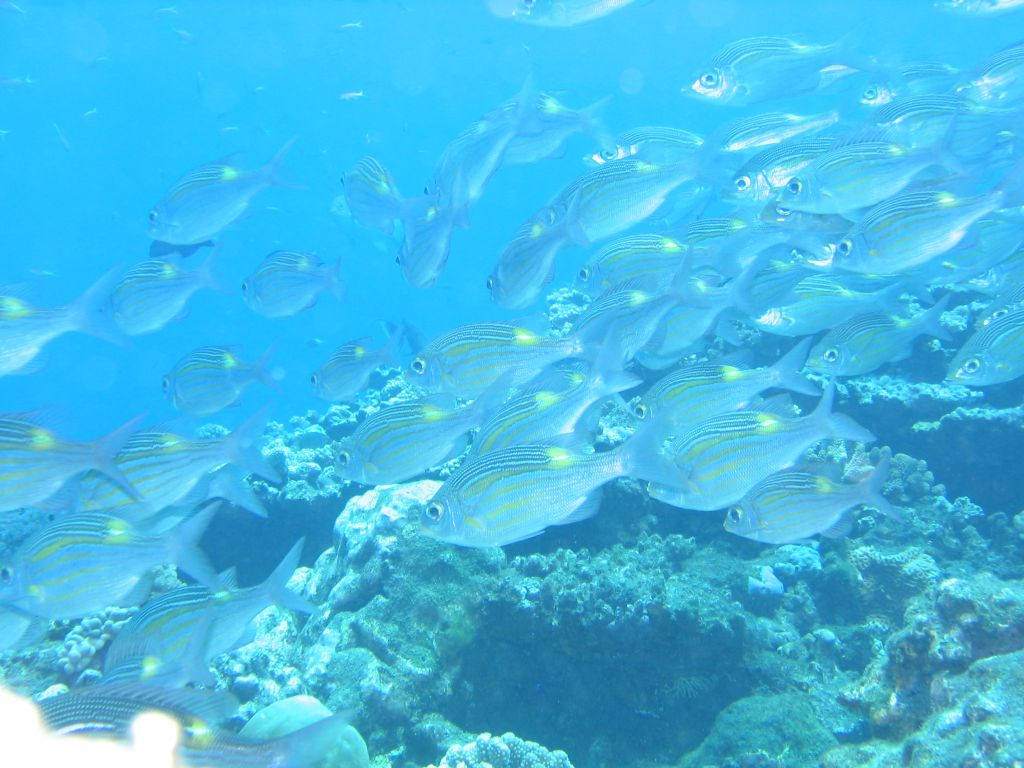
#> input picture Homework notebooks/(HW notebooks) netology Machine learning/12. Extract image features, search through images/data/inria/101800_sm.jpg, 1024 x 768 px, given in place of lena.png, which was not available
$ jupyter execute --allow-errors 'Image filtering.ipynb'   (shell and % lines are left out)   (older library calls are emulated)   (text cells are left out)
#> lines starting #> are read from the running program, lines starting #| are printed output that depends on the picture; pictures that were not available may be replaced by others from this repository, and a replacement may not be noted
[cell 1]
import cv2
import numpy as np

[cell 2]
img = cv2.imread('./lena.png')
#> img is the input picture: shape (768, 1024, 3); mean B, G, R 228.8, 185.7, 67.9

[cell 3]
from matplotlib import pyplot as plt

[cell 4]
plt.imshow(img[...,::-1]) # b g r -> r g b
plt.title('Размер изображения: %dx%dx%d' % img.shape)

[cell 5]
img_gray = cv2.cvtColor(img, cv2.COLOR_BGR2GRAY)

[cell 6]
img.dtype

[cell 7]
plt.imshow(img_gray, cmap='gray')

[cell 8]
sobel_x = np.array([[-1, 0, 1],
                    [-2, 0, 2],
                    [-1, 0, 1]])

sobel_y = np.array([[-1, -2, -1],
                    [ 0,  0,  0],
                    [ 1,  2,  1]])

[cell 9]
grad_x = cv2.filter2D(img_gray, cv2.CV_32F, sobel_x)
grad_y = cv2.filter2D(img_gray, cv2.CV_32F, sobel_y)
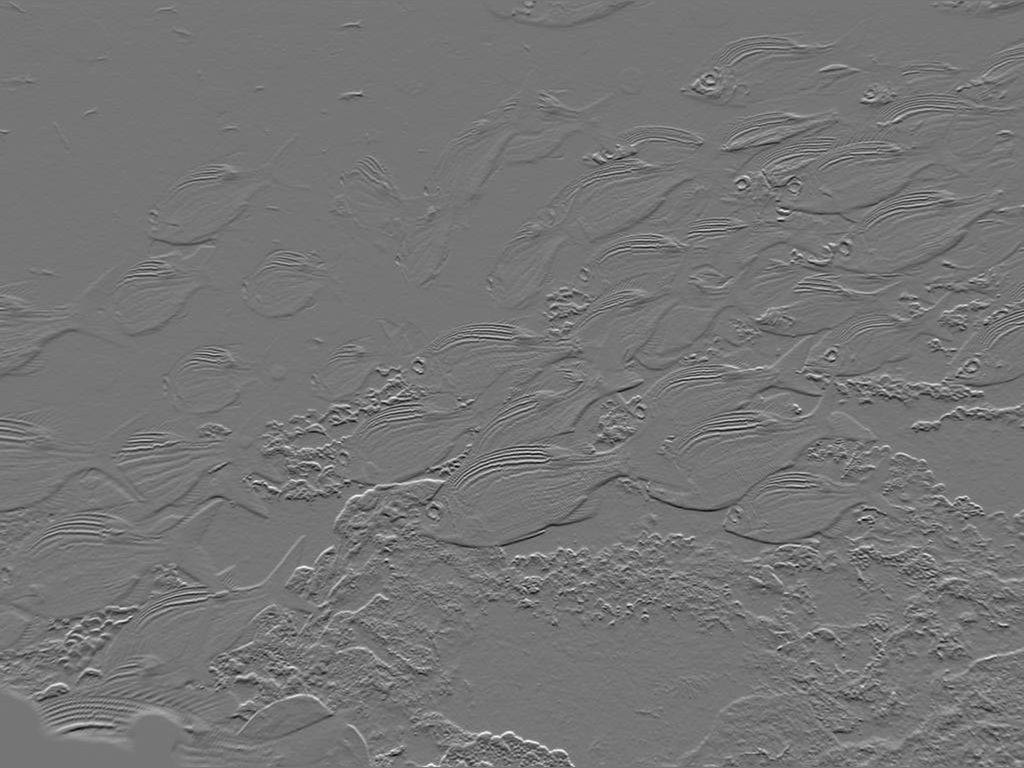
#> grad_y: shape (768, 1024) float32; min -370, max 432, mean 0; drawn with min black and max white

[cell 10]
grad_x # появились отрицательные значения, далее нормируем

[cell 11]
grad_x_norm = np.abs(grad_x)/np.max(np.abs(grad_x))
grad_y_norm = np.abs(grad_y)/np.max(np.abs(grad_y))

[cell 12]
grad_x_norm # нормировали от 0 до 1

[cell 13]
plt.figure(2, figsize=(12, 8))
plt.subplot(121)
plt.imshow(grad_x_norm, cmap='gray')
plt.title('Grad X')
plt.subplot(122)
plt.imshow(grad_y_norm, cmap='gray')
plt.title('Grad Y');

[cell 14]
grad = np.sqrt(grad_x ** 2 + grad_y ** 2)
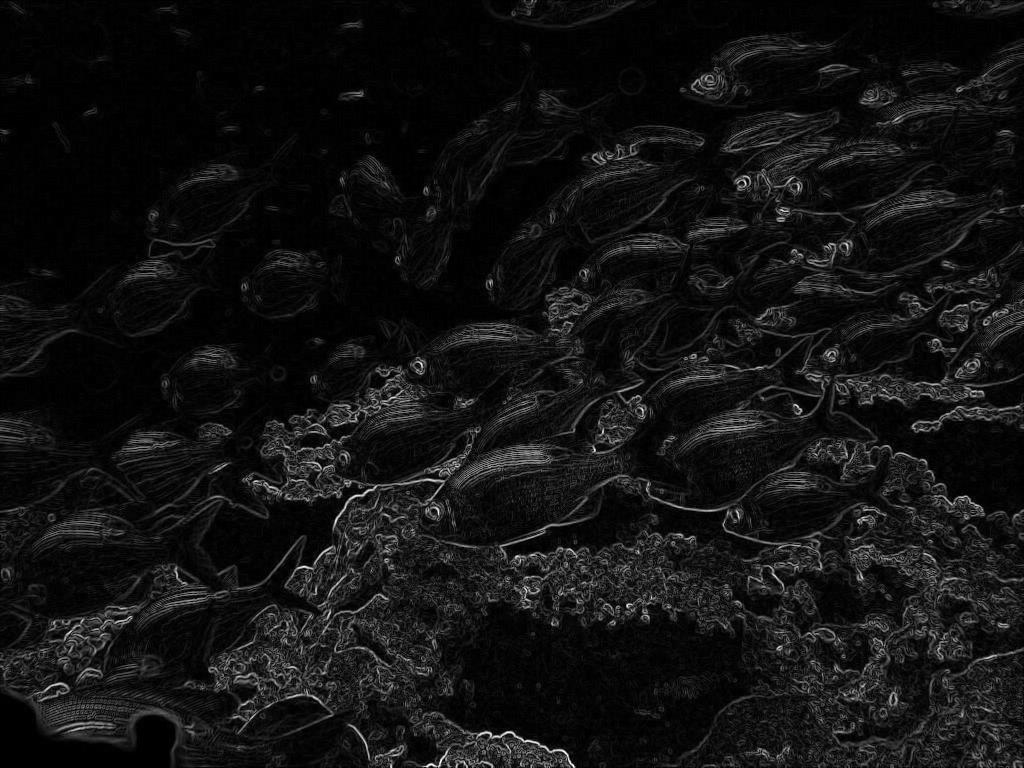
#> grad: shape (768, 1024) float32; min 0, max 451, mean 33.2; drawn with min black and max white
theta = np.arctan2(grad_y, grad_x)
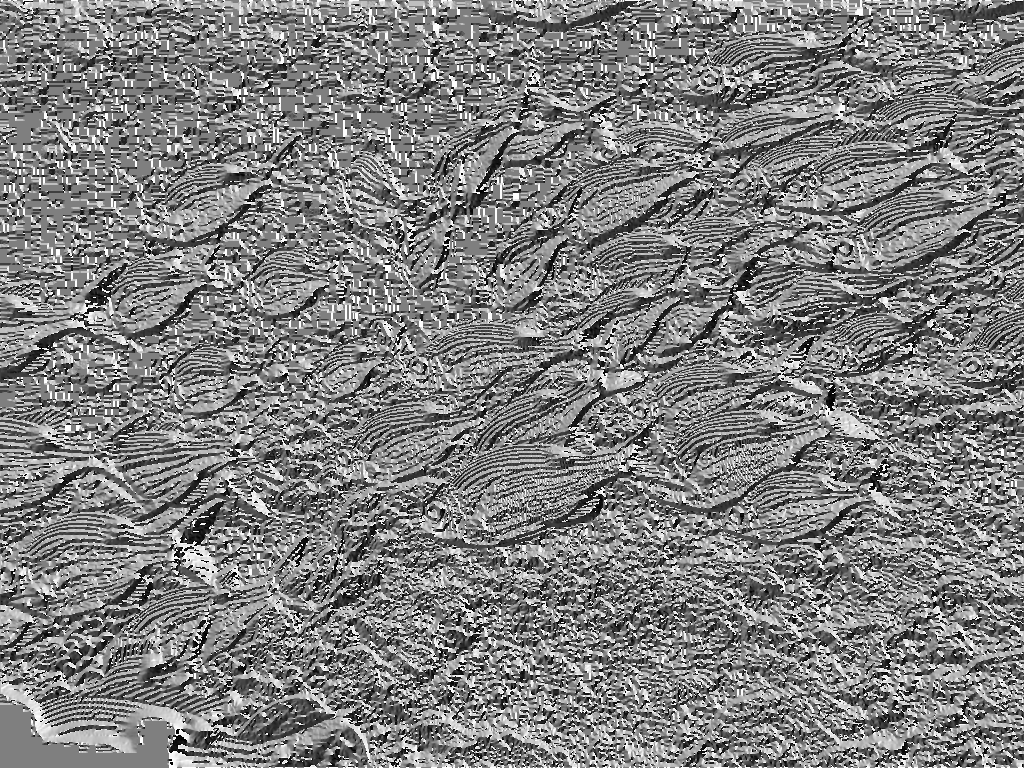
#> theta: shape (768, 1024) float32; min -3.14, max 3.14, mean 0.00473; drawn with min black and max white

[cell 15]
grad.shape
#> Out = (768, 1024)

[cell 16]
plt.figure(2, figsize=(12, 8))
plt.subplot(122)
plt.imshow(img_gray, cmap='gray')
plt.subplot(121)
plt.imshow(grad, cmap='gray')

[cell 17]
def gauss_kernel(ksize = 5, sigma = 2.5):
    """
    Возвращает гауссовское ядро размера ksize и дисперсией sigma
    ksize - размер ядра (int)
    sigma - дисперсия (ширина фильтра) (float)
    """

    # задаём координатную сетку
    ax = np.arange(-ksize // 2 + 1., ksize // 2 + 1.)
    xx, yy = np.meshgrid(ax, ax)

    # применяем функцию Гаусса
    e = np.float32((xx**2 + yy**2) / (2. * sigma**2))
    kernel = 1. / (sigma * np.sqrt(2. * np.pi)) * np.exp(-e)
    return kernel / np.sum(kernel) # нормируем (приводим сумму к 1)


def laplace_kernel(ksize = 5, sigma = 2.5):
    """
    Возвращает ядро Лапласа размера ksize и дисперсией sigma
    ksize - размер ядра (int)
    sigma - дисперсия (ширина фильтра) (float)
    """

    # задаём координатную сетку
    ax = np.arange(-ksize // 2 + 1., ksize // 2 + 1.)
    xx, yy = np.meshgrid(ax, ax)

    ## оператор Лапласа
    e = np.float32((xx**2 + yy**2) / (2. * sigma**2))
    kernel = 1. / (np.pi * sigma**4) * (1. - e) * np.exp(-e)
    return kernel / np.sum(kernel) # нормируем

kernels = {'gauss': gauss_kernel,
           'laplace': laplace_kernel}

[cell 18]
gauss_kernel(3)

[cell 19]
gauss_kernel(5)
#> the sliders are set to kernel_type = dict_keys(['gauss', 'laplace'], ksize = 10, sigma = 5.0005

[cell 20]
###

[cell 21]
ksize = 5
ax = np.arange(-ksize // 2 + 1., ksize // 2 + 1.)

[cell 22]
ax

[cell 23]
xx, yy = np.meshgrid(ax, ax)

[cell 24]
xx

[cell 25]
yy

[cell 26]
print(xx[2,2])
print(yy[2][2])

[cell 27]
sigma = 3
e = np.float32((xx**2 + yy**2) / (2. * sigma**2))
kernel = 1. / (sigma * np.sqrt(2. * np.pi)) * np.exp(-e)

[cell 28]
kernel

[cell 29]
kernel / np.sum(kernel) # получаем ядро у которого все элементы суммируются в 1

[cell 30]
###

[cell 31]
from mpl_toolkits.mplot3d import Axes3D

[cell 32]
def show_kernel(kernel_type, ksize, sigma):
    kernel = kernels[kernel_type](ksize, sigma)
    r = np.arange(-ksize // 2 + 1., ksize // 2 + 1.)
    xx, yy = np.meshgrid(r, r)
    fig = plt.figure(figsize=(12, 8))
    ax = fig.add_subplot(111, projection='3d')
    ax.plot_surface(xx, yy, kernel,
                    cmap=plt.cm.coolwarm,
                    linewidth=0, antialiased=True)
    plt.title('%s ksize=%s sigma=%.3f' % (kernel_type, ksize, sigma))
    return plt.show()

[cell 33]
from ipywidgets import interact

#> (a cell that did not finish here is left out)

[cell 35]
# show_kernel('gauss',5 , 3)

[cell 36]
kernels

[cell 37]
kernel = kernels['gauss'](3, 1)

[cell 38]
kernel

[cell 39]
img_filtered = cv2.filter2D(img, cv2.CV_32F, kernel)

[cell 40]
(img_filtered>0).all() # все значения положительные
#> Out = True

[cell 41]
abs_img_filtered = np.abs(img_filtered)

[cell 42]
# нормировка
channel_max = abs_img_filtered.max(axis=(0, 1))
#> channel_max = [255, 255, 255]
norm_img_filtered = abs_img_filtered / channel_max

[cell 43]
plt.figure(1, figsize=(8, 8))
plt.imshow(img[..., ::-1])

[cell 44]
plt.figure(1, figsize=(8, 8))
plt.imshow(norm_img_filtered[..., ::-1])

[cell 45]
kernel = kernels['gauss'](10, 5)
img_filtered = cv2.filter2D(img, cv2.CV_32F, kernel)
abs_img_filtered = np.abs(img_filtered)
# нормировка
channel_max = abs_img_filtered.max(axis=(0, 1))
#> channel_max = [255, 254.6, 254.6]
norm_img_filtered = abs_img_filtered / channel_max

plt.figure(1, figsize=(8, 8))
plt.imshow(norm_img_filtered[..., ::-1])
#> the sliders are set to kernel_type = dict_keys(['gauss', 'laplace'], ksize = 10, sigma = 5.0005

[cell 46]
def filter_img(kernel_type, ksize = 5, sigma = 2.5):
    kernel = kernels[kernel_type](ksize, sigma)
    result = cv2.filter2D(img, cv2.CV_32F, kernel)
    fig = plt.figure(figsize=(12, 8))
    ax = fig.add_subplot(111)
    img_abs = np.abs(result)
    img_norm = img_abs / np.max(img_abs, axis=(0, 1))
    ax.imshow(img_norm[...,::-1])
    plt.title('%s ksize=%s sigma=%.3f' % (kernel_type, ksize, sigma))
    return plt.show()

#> (a cell that did not finish here is left out)

[cell 48]
def print_line(size):
    my_line = 'hello world'
    return my_line[:size]

[cell 49]
interact(print_line, size=(0, 11, 1))
#> the sliders are set to size = 5

[cell 50]
def print_hello_world(size):
    print('hello world'[:size])

[cell 51]
interact(print_hello_world, size=(0, 11, 1))
#> the sliders are set to size = 5

[cell 52]
mean_filter = np.ones(49) # ядро размера 7
mean_filter.reshape(7, 7)

[cell 53]
img_filtered = cv2.filter2D(img, cv2.CV_32F, mean_filter)
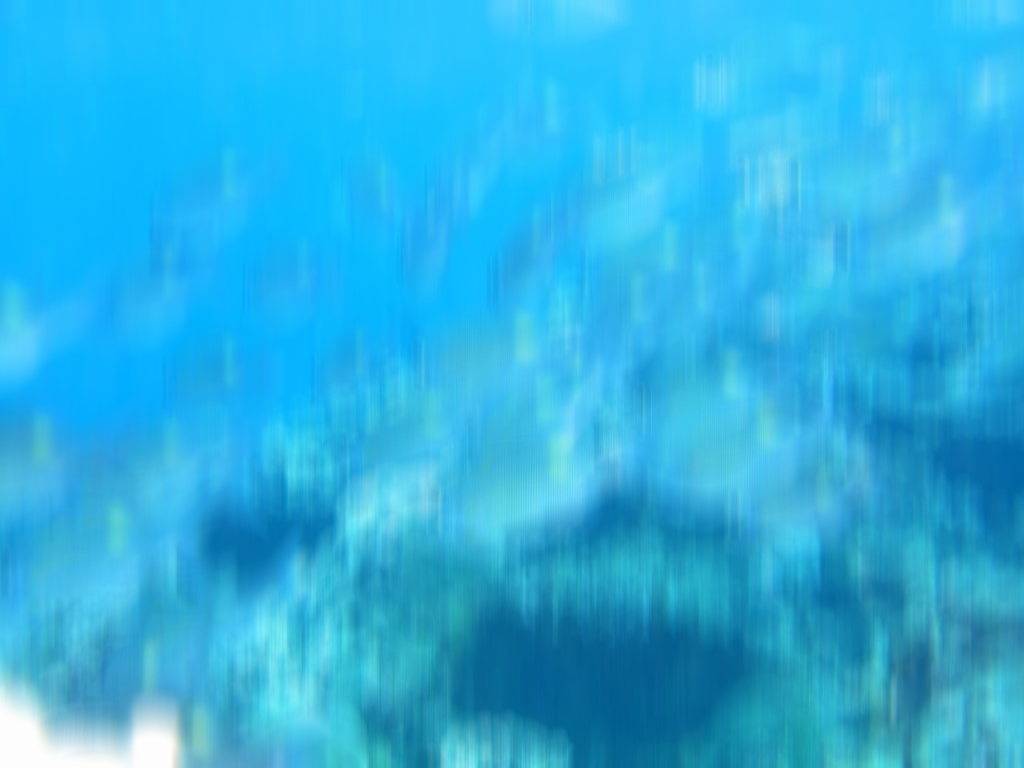
#> img_filtered: shape (768, 1024, 3) float32; mean B, G, R 11208.7, 9097.7, 3327.2; drawn with min black and max white
abs_img_filtered = np.abs(img_filtered)

# нормировка
channel_max = abs_img_filtered.max(axis=(0, 1))
#> channel_max = [12495, 12473, 12485]
norm_img_filtered = abs_img_filtered / channel_max
plt.figure(1, figsize=(8, 8))
plt.imshow(norm_img_filtered[..., ::-1])

[cell 54]
###

[cell 55]
img = cv2.imread('lena.png')
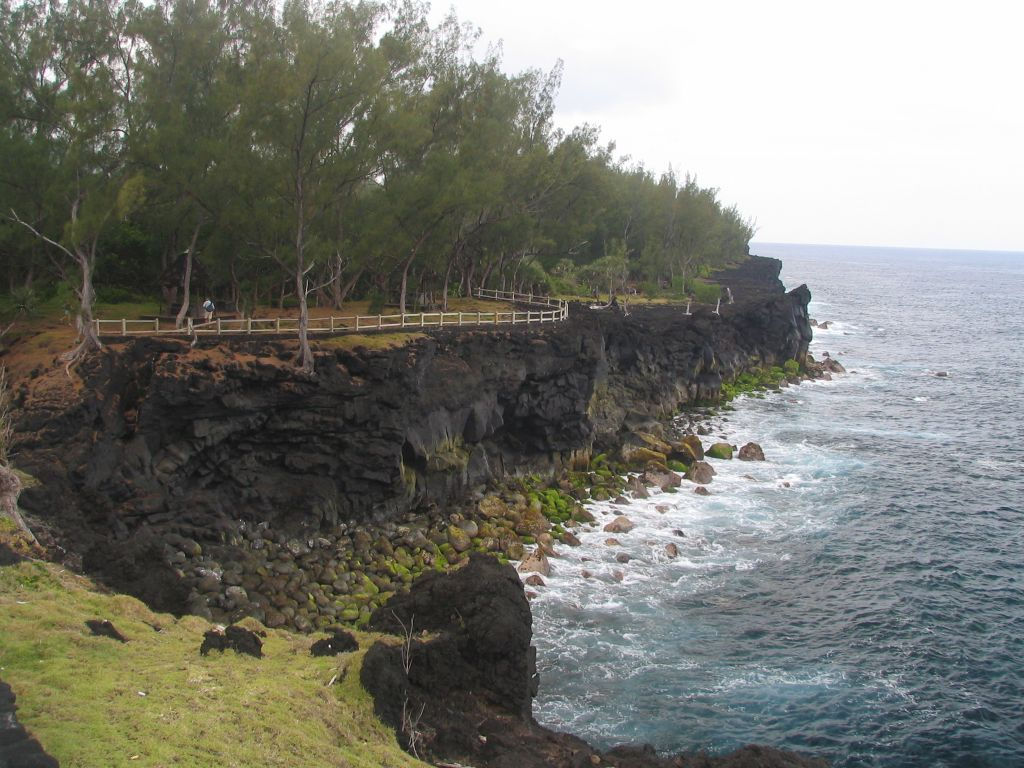
#> input picture Homework notebooks/(HW notebooks) netology Machine learning/12. Extract image features, search through images/data/inria/105000_sm.jpg, 1024 x 768 px, given in place of lena.png, which was not available
#> img is the input picture: shape (768, 1024, 3); mean B, G, R 113.2, 121, 120.1
kitten = cv2.imread('kitten-report.jpg')
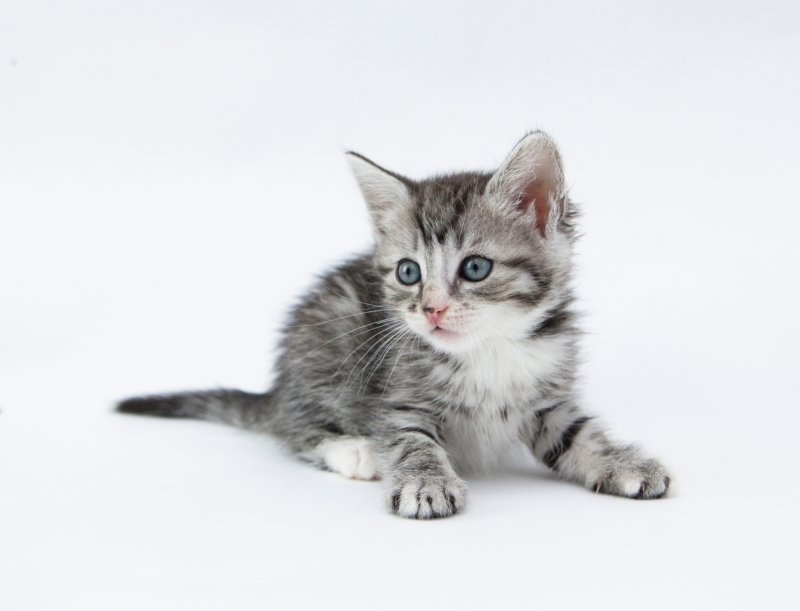
#> input picture Homework notebooks/(HW notebooks) netology Machine learning/11. Basic_theory_CV/kitten-report.jpg, 800 x 611 px, found by its file name
#> kitten is the input picture: shape (611, 800, 3); mean B, G, R 225, 222, 221.5
#> the sliders are set to image = dict_keys(['lena', 'kitten']), kernel_type = dict_keys(['gauss', 'laplace'], ksize = 10, sigma = 5.0005

[cell 56]
images = {
    'lena': img,
    'kitten': kitten
}

[cell 57]
def filter_img(kernel_type, image='lena', ksize = 5, sigma = 2.5):
    kernel = kernels[kernel_type](ksize, sigma)
    img = images[image]
    result = cv2.filter2D(img, cv2.CV_32F, kernel)
    fig = plt.figure(figsize=(12, 8))
    ax = fig.add_subplot(111)
    img_abs = np.abs(result)
    img_norm = img_abs / np.max(img_abs, axis=(0, 1))
    ax.imshow(img_norm[...,::-1])
    plt.title('%s ksize=%s sigma=%.3f' % (kernel_type, ksize, sigma))
    return plt.show()

#> (a cell that did not finish here is left out)

[cell 59]
###

[cell 60]
my_kernel = np.array([[1,1,1],
                    [1,1,1],
                    [1,1,1]])

[cell 61]
filtred_image = cv2.filter2D(img, cv2.CV_32F, my_kernel)
filtred_image = np.abs(filtred_image)/np.max(np.abs(filtred_image))

[cell 62]
plt.imshow(filtred_image[..., ::-1])
